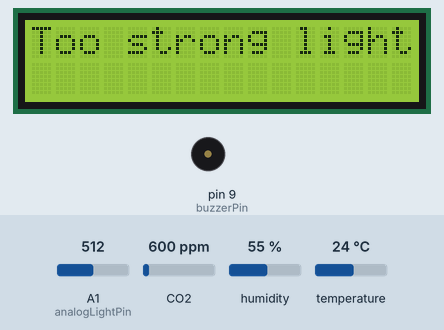
This sketch was run on a simulated Arduino Uno, built with avr-gcc and run on an emulated ATmega328P. Shown: 16×2 character LCD, buzzer (waves = sounding). The inputs (shaded band) are chosen by the test bench; at power-on: A1 (analogLightPin) = 512, humidity 55 %, temperature 24 °C, CO2 600 ppm. What the sketch prints to the serial monitor is not drawn.

Above: at 1.2 s.
1.3 s: A1 (analogLightPin) set to 760
5.2 s: A1 (analogLightPin) set to 795
At 6.6 s:
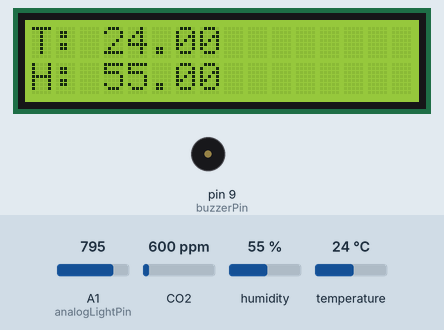
13.0 s: humidity set to 51 %
At 19.3 s:
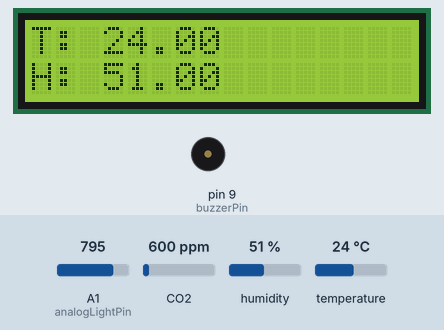
19.6 s: humidity set to 48 %
At 25.4 s:
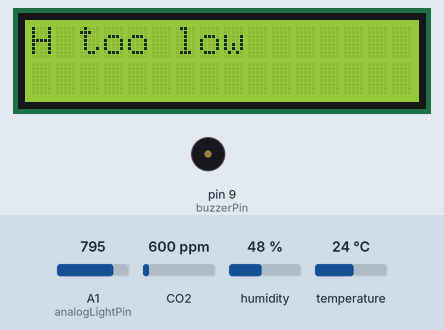
27.4 s: temperature set to 12 °C
At 32.1 s:
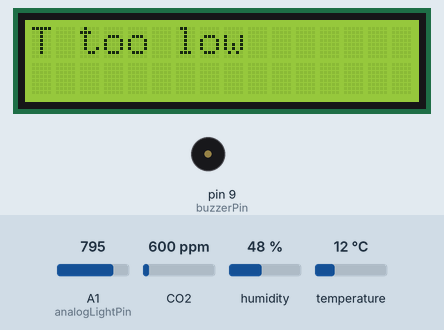
34.6 s: temperature set to 19.3 °C
38.5 s: temperature set to 20.3 °C
Timing chart, 0 to 43.4 s (numbered marks = the images above; inputs shaded):
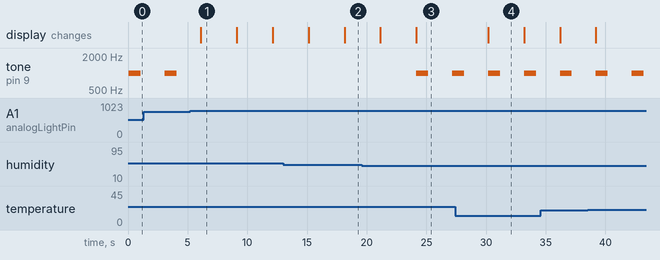

Measured:
- the behaviour switches between 778 and 779 on A1 (analogLightPin) (found by bisection; images 0 and 1)
- the behaviour switches between 50 and 49 % on humidity (found by bisection; images 2 and 3)
- after the input at 5.2 s, tone on pin 9 (buzzerPin): stops changing and stays silent; the display: changes after 0.90 s (image 1)
- after the input at 13.0 s, the display: first differs from a run without the input after 5.1 s (image 2)
- after the input at 19.6 s, tone on pin 9 (buzzerPin): silent → 1000 Hz after 4.6 s, → silent 1.0 s later, → 1000 Hz 2.0 s later; the display: first differs from a run without the input after 4.6 s (image 3)
- after the input at 27.4 s, the display: changes after 2.8 s (image 4)
- what the display in image 1 shows lasts 3.0 s, from 6.1 s to 9.1 s

The sketch:

main.ino
```cpp
#include <MQ135.h>

#include <Wire.h>
#include <LiquidCrystal.h>
#include <DHT.h>

#define DHTPIN 7  //Digital Pin 2
#define DHTTYPE DHT22

//define the MQ135 pin
const int ANALOGPIN = 0;

#define analogLightPin A1
#define Vcc 5.0

#define buzzerPin 9

int temperature, humidity, ppm;

const int rs = 12, en = 11, d4 = 5, d5 = 4, d6 = 3, d7 = 2;

// set LCD, DHT and MQ135
LiquidCrystal lcd(rs, en, d4, d5, d6, d7);
DHT dht(DHTPIN, DHTTYPE);
MQ135 gasSensor = MQ135(ANALOGPIN);

//set the error message
const String errors[6] = {
  "Too strong light",
  "T too low",
  "T too high",
  "H too low",
  "H too high",
  "Bad airtightness"
};

void setup() {
  Serial.begin(115200);  // set rate at 115200
  // set up the LCD's number of columns and rows:
  lcd.begin(16, 2);
  // Print a message to the LCD.
  lcd.print("hello, world!");

  // Wait a maximum of 10s for Serial Monitor
  while (!Serial && millis() < 10000)
    ;

  //Initialise the DHT sensor
  dht.begin();
}

void loop() {

  //get LDR voltage
  float voltage = Vcc * analogRead(analogLightPin) / 1024;
  Serial.print("Voltage is: ");
  Serial.println(voltage);

  //get humidity and temperature
  float humidity = dht.readHumidity(false);
  float temperature = dht.readTemperature(false);

  Serial.print("Temperature: ");
  Serial.println(temperature);
  Serial.print("Humidity: ");
  Serial.println(humidity);

  //get CO2 PPM
  float ppm = gasSensor.getPPM();
  Serial.print("PPM: ");
  Serial.println(ppm);
  Serial.println(gasSensor.getRZero());


  /*
  **results[0]==true->errors[0],
  **results[1]==true->errirs[1],
  **......
  **results[5]==true->errors[5],
  **if there is any error, flag will be true; or flag will be false
  **/
  bool results[6] = { false };
  bool flag = false;

//assess the light
  if (voltage < 3.8) {
    results[0] = true;
    flag = true;
  }

//assess the temperature
  if (temperature < 20) {
    results[1] = true;
    flag = true;
  } else if (temperature > 32) {
    results[2] = true;
    flag = true;
  }

//assess the humidity
  if (humidity < 50) {
    results[3] = true;
    flag = true;
  } else if (humidity > 80) {
    results[4] = true;
    flag = true;
  }

//assess the airtightness
 if (ppm < 435) {
    results[6] = true;
    flag = true;
  }

//display data or error message
  if (flag) {
    //display error message
    for(int i=0; i<6; i++){ // Loop all errors
      if(results[i]){
        lcd.clear();
        lcd.setCursor(0, 0);
        lcd.print(errors[i]);
        tone(buzzerPin, 1000, 1000);
        delay(3000);
      }
    }
  } else {  //when there is no error, the lcd will show the detailed data
    // set the cursor to column 0, line 1
    // (note: line 1 is the second row, since counting begins with 0):
    lcd.clear();
    lcd.setCursor(0, 0);
    // display temperature
    lcd.print("T:");
    lcd.setCursor(3, 0);
    lcd.print(temperature);

    // display humidity
    lcd.setCursor(0, 1);
    lcd.print("H:");
    lcd.setCursor(3, 1);

    lcd.print(humidity);
    delay(3000);

    // set the cursor to column 0, line 2
    lcd.clear();
    // display airtightness
    lcd.setCursor(0, 0);
    lcd.print("A:");
    lcd.setCursor(3, 0);
    lcd.print("Good");

    // display Light
    lcd.setCursor(0, 1);
    lcd.print("L:");
    lcd.setCursor(3, 1);
    lcd.print("Good");
    delay(3000);
  }

}
```
